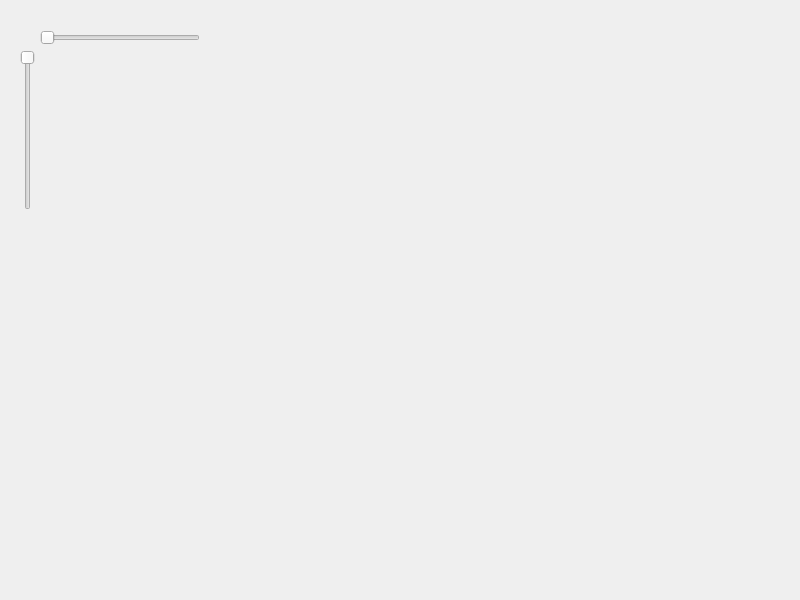
<?xml version="1.0" encoding="UTF-8"?>
<ui version="4.0">
 <class>Widget</class>
 <widget class="QWidget" name="Widget">
  <property name="geometry">
   <rect>
    <x>0</x>
    <y>0</y>
    <width>800</width>
    <height>600</height>
   </rect>
  </property>
  <property name="windowTitle">
   <string>Widget</string>
  </property>
  <widget class="QSlider" name="horizontalSlider">
   <property name="geometry">
    <rect>
     <x>40</x>
     <y>30</y>
     <width>160</width>
     <height>16</height>
    </rect>
   </property>
   <property name="orientation">
    <enum>Qt::Horizontal</enum>
   </property>
  </widget>
  <widget class="QSlider" name="verticalSlider">
   <property name="geometry">
    <rect>
     <x>20</x>
     <y>50</y>
     <width>16</width>
     <height>160</height>
    </rect>
   </property>
   <property name="orientation">
    <enum>Qt::Vertical</enum>
   </property>
   <property name="invertedAppearance">
    <bool>true</bool>
   </property>
  </widget>
  <widget class="QLabel" name="label">
   <property name="geometry">
    <rect>
     <x>80</x>
     <y>50</y>
     <width>67</width>
     <height>17</height>
    </rect>
   </property>
   <property name="text">
    <string/>
   </property>
  </widget>
  <widget class="QLabel" name="label_2">
   <property name="geometry">
    <rect>
     <x>40</x>
     <y>130</y>
     <width>67</width>
     <height>17</height>
    </rect>
   </property>
   <property name="text">
    <string/>
   </property>
  </widget>
 </widget>
 <resources/>
 <connections/>
</ui>
